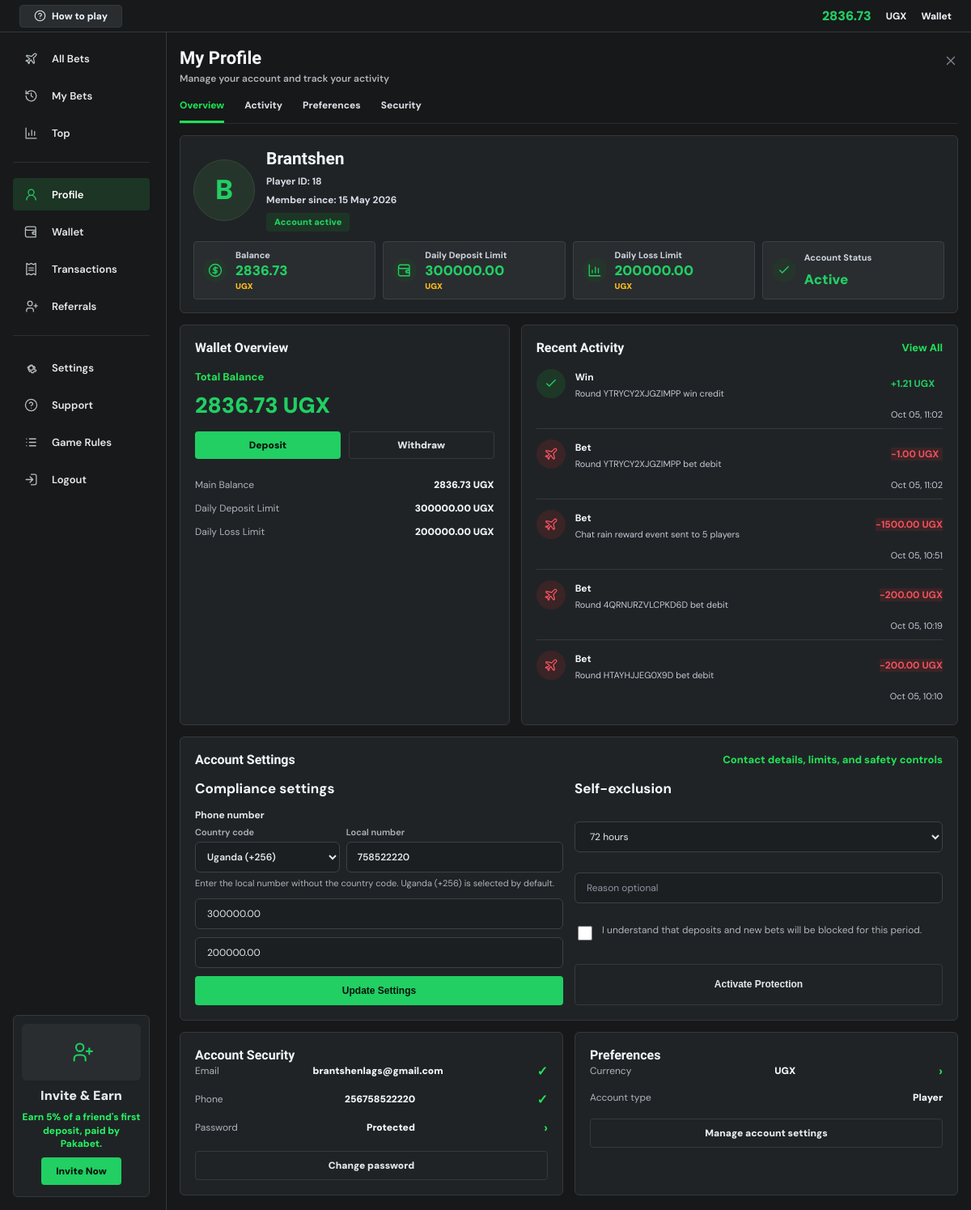
The page /profile/ (signed in) on the database as committed earlier.
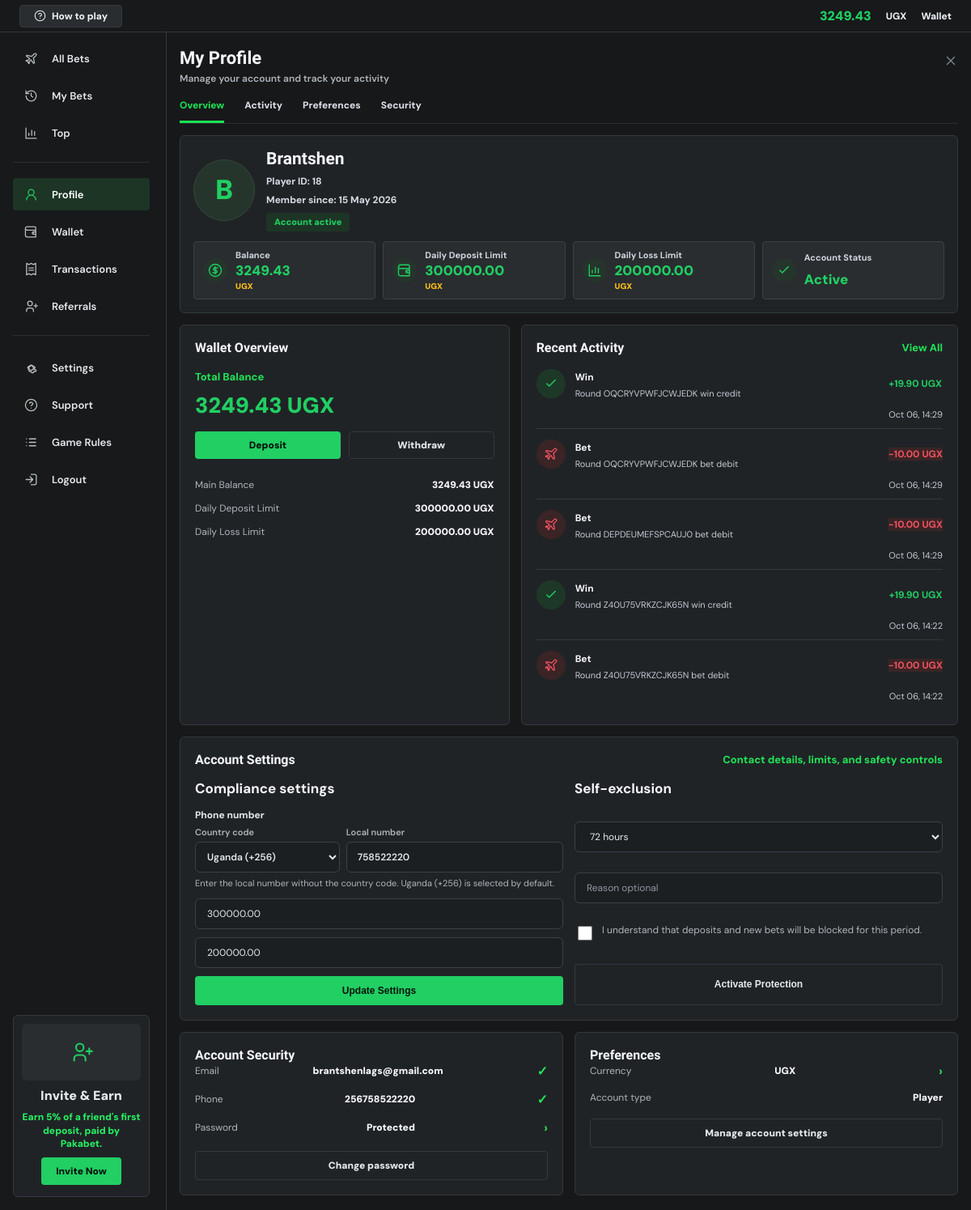
The same page on the database as committed later.
### core/models.py (models this page shows, shortened)
class Profile(models.Model):
    user = models.OneToOneField(User, on_delete=models.CASCADE)
    referral_code = models.UUIDField(default=uuid.uuid4, unique=True, editable=False)
    client_seed = models.CharField(max_length=128, default=generate_client_seed)
    balance = models.DecimalField(max_digits=12, decimal_places=2, default=1000)
    currency = models.CharField(max_length=3, default='UGX')
    phone_number = models.CharField(max_length=20, blank=True)
    daily_deposit_limit = models.DecimalField(max_digits=12, decimal_places=2, default=300000)
    daily_loss_limit = models.DecimalField(max_digits=12, decimal_places=2, default=200000)
    created_at = models.DateTimeField(auto_now_add=True)

class Transaction(models.Model):
    TRANSACTION_TYPES = [
        ('deposit', 'Deposit'),
        ('withdraw', 'Withdraw'),
        ('bet', 'Bet Debit'),
        ('win', 'Win Credit'),
        ('refund', 'Refund'),
        ('bonus', 'Bonus'),
    ]
    STATUS_CHOICES = [
        ('completed', 'Completed'),
        ('pending', 'Pending'),
        ('failed', 'Failed'),
    ]
    user = models.ForeignKey(User, on_delete=models.CASCADE, related_name='transactions')
    transaction_type = models.CharField(max_length=20, choices=TRANSACTION_TYPES)
    amount = models.DecimalField(max_digits=12, decimal_places=2)
    status = models.CharField(max_length=10, choices=STATUS_CHOICES, default='completed')
    reference = models.CharField(max_length=80, blank=True, db_index=True)
    description = models.CharField(max_length=255, blank=True)
    created_at = models.DateTimeField(auto_now_add=True)
    class Meta:
        ordering = ['-created_at']

### core/views.py (the view, shortened to what this page needs)
# urls.py: path('profile/', views.profile_view, name='profile'),
@login_required
def profile_view(request):
    profile = get_object_or_404(Profile, user=request.user)
    compliance_initial = {
        'phone_number': profile.phone_number,
        'daily_deposit_limit': profile.daily_deposit_limit,
        'daily_loss_limit': profile.daily_loss_limit,
    }
    form = ProfileComplianceForm(initial=compliance_initial)
    exclusion_form = SelfExclusionForm()
    active_exclusion = get_active_self_exclusion(request.user)
    exclusions = SelfExclusion.objects.filter(user=request.user)[:5]
    transactions = Transaction.objects.filter(user=request.user).order_by('-created_at')[:5]
    referral_attribution = Referral.objects.filter(invitee=request.user).select_related('inviter').first()
    return render(request, 'core/profile.html', {
        'profile': profile,
        'form': form,
        'exclusion_form': exclusion_form,
        'active_exclusion': active_exclusion,
        'exclusions': exclusions,
        'transactions': transactions,
        'referral_attribution': referral_attribution,
    })

### core/forms.py
class ProfileComplianceForm(PhoneNumberFormMixin, forms.Form):
    country_code = forms.ChoiceField(
        label='Country code',
        choices=MOBILE_MONEY_COUNTRY_CHOICES,
        required=False,
        initial='256',
        widget=forms.Select(attrs={'class': 'form-control country-code-select', 'autocomplete': 'tel-country-code'}),
    )
    phone_number = forms.CharField(
        max_length=20,
        required=False,
        widget=forms.TextInput(attrs={'placeholder': 'Phone number', 'class': 'form-control'})
    )
    daily_deposit_limit = forms.DecimalField(
        max_digits=12,
        decimal_places=2,
        min_value=1,
        max_value=MAXIMUM_DEPOSIT_AMOUNT,
        widget=forms.NumberInput(attrs={
            'placeholder': 'Maximum 300,000 UGX',
            'class': 'form-control',
            'min': '1',
            'max': str(MAXIMUM_DEPOSIT_AMOUNT),
            'step': '0.01',
        })
    )
    daily_loss_limit = forms.DecimalField(
        max_digits=12,
        decimal_places=2,
        min_value=1,
        widget=forms.NumberInput(attrs={'placeholder': 'Daily loss limit', 'class': 'form-control'})
    )

### core/templates/core/profile.html (shortened to what the changed rows need)
{% extends 'core/base.html' %}
{% block content %}
<section class="account-page account-profile-page">
    <div class="account-workspace">
        {% include 'core/partials/account_topbar.html' %}
        <main class="account-main">
            <section class="account-content">
                <div class="account-title-row">
                    <div>
                        <h1>My Profile</h1>
                    </div>
                </div>
                <section id="overview" class="account-hero-card">
                    <div class="wallet-identity">
                        <div>
                            <h2>{{ request.user.username }}</h2>
                        </div>
                    </div>
                    <div class="account-stat-row">
                        <article><strong><span class="account-stat-amount">{{ profile.balance|floatformat:2 }}</span><em>{{ profile.currency }}</em></strong></article>
                        <article><strong><span class="account-stat-amount">{{ profile.daily_deposit_limit|floatformat:2 }}</span><em>{{ profile.currency }}</em></strong></article>
                        <article><strong><span class="account-stat-amount">{{ profile.daily_loss_limit|floatformat:2 }}</span><em>{{ profile.currency }}</em></strong></article>
                    </div>
                </section>
                <div class="account-grid-2">
                    <section class="account-card wallet-actions-card">
                        <div class="section-heading">
                            <h2>Wallet Overview</h2>
                        </div>
                        <span>Total Balance</span>
                        <strong class="wallet-balance-large">{{ profile.balance|floatformat:2 }} {{ profile.currency }}</strong>
                        <div class="wallet-action-tabs">
                            <a href="{% url 'wallet' %}#deposit-form">Deposit</a>
                            <a href="{% url 'wallet' %}#withdraw-form">Withdraw</a>
                        </div>
                        <dl class="wallet-metrics">
                            <div><dt>Main Balance</dt><dd>{{ profile.balance|floatformat:2 }} {{ profile.currency }}</dd></div>
                            <div><dt>Daily Deposit Limit</dt><dd>{{ profile.daily_deposit_limit|floatformat:2 }} {{ profile.currency }}</dd></div>
                            <div><dt>Daily Loss Limit</dt><dd>{{ profile.daily_loss_limit|floatformat:2 }} {{ profile.currency }}</dd></div>
                        </dl>
                    </section>
                    <section id="activity" class="account-card account-activity-card">
                        <div class="section-heading">
                            <h2>Recent Activity</h2>
                        </div>
                        <ul class="account-activity-list">
                            {% for txn in transactions %}
                                <li><span class="activity-icon {% if txn.transaction_type == 'deposit' or txn.transaction_type == 'win' or txn.transaction_type == 'bonus' or txn.transaction_type == 'refund' %}positive{% else %}negative{% endif %}"><svg class="ui-icon" aria-hidden="true"><use href="{% if txn.transaction_type == 'deposit' %}#icon-wallet{% elif txn.transaction_type == 'win' or txn.transaction_type == 'bonus' or txn.transaction_type == 'refund' %}#icon-check{% else %}#icon-plane{% endif %}"></use></svg></span><div><strong>{{ txn.transaction_type|title }}</strong><small>{{ txn.description|default:'Main Balance' }}</small></div><b class="{% if txn.transaction_type == 'deposit' or txn.transaction_type == 'win' or txn.transaction_type == 'bonus' or txn.transaction_type == 'refund' %}positive{% else %}negative{% endif %}">{% if txn.transaction_type == 'deposit' or txn.transaction_type == 'win' or txn.transaction_type == 'bonus' or txn.transaction_type == 'refund' %}+{% else %}-{% endif %}{{ txn.amount|floatformat:2 }} {{ profile.currency }}</b><time>{{ txn.created_at|date:'M d, H:i' }}</time></li>
                            {% empty %}
                                <li class="empty-state">No account activity yet.</li>
                            {% endfor %}
                        </ul>
                    </section>
                </div>
                <section id="preferences" class="account-card account-forms-card">
                    <div class="section-heading">
                        <h2>Account Settings</h2>
                    </div>
                </section>
            </section>
            <aside class="account-right-rail">
                <section id="security" class="account-card">
                    <h2>Account Security</h2>
                    <ul class="rail-list">
                        <li><span>Phone</span><strong>{{ profile.phone_number|default:'Not set' }}</strong><b>✓</b></li>
                    </ul>
                </section>
                <section class="account-card">
                    <h2>Preferences</h2>
                    <ul class="rail-list">
                        <li><span>Currency</span><strong>{{ profile.currency }}</strong><b>›</b></li>
                    </ul>
                </section>
            </aside>
        </main>
    </div>
</section>
{% endblock %}

### core/templates/core/partials/account_topbar.html (shortened to what this page needs)
<header class="account-topbar">
    <a class="help-chip" href="{% url 'how_to_play' %}"><svg class="ui-icon" aria-hidden="true"><use href="#icon-help"></use></svg><span>How to play</span></a>
    <div>
        <strong data-account-balance>{{ profile.balance|floatformat:2 }}</strong>
        <span>{{ profile.currency }}</span>
        <a href="{% url 'wallet' %}">Wallet</a>
    </div>
</header>

Rows that differ between the two databases and show on the page:
no longer on this page (row unchanged): Transaction: transaction_type "Win", description "Round YTRYCY2XJGZIMPP win credit", amount "1.21", {{ profile.currency }} "UGX", created_at "Oct 05, 11:02"
no longer on this page (row unchanged): Transaction: transaction_type "Bet", description "Round YTRYCY2XJGZIMPP bet debit", amount "1.00", {{ profile.currency }} "UGX", created_at "Oct 05, 11:02"
no longer on this page (row unchanged): Transaction: transaction_type "Bet", description "Chat rain reward event sent to 5 players", amount "1500.00", {{ profile.currency }} "UGX", created_at "Oct 05, 10:51"
no longer on this page (row unchanged): Transaction: transaction_type "Bet", description "Round 4QRNURZVLCPKD6D bet debit", amount "200.00", {{ profile.currency }} "UGX", created_at "Oct 05, 10:19"
no longer on this page (row unchanged): Transaction: transaction_type "Bet", description "Round HTAYHJJEG0X9D bet debit", amount "200.00", {{ profile.currency }} "UGX", created_at "Oct 05, 10:10"
changed Profile "UGX": balance "2836.73" → "3249.43"
added Transaction: transaction_type "Win", description "Round OQCRYVPWFJCWJEDK win credit", amount "19.90", {{ profile.currency }} "UGX", created_at "Oct 06, 14:29"
added Transaction: transaction_type "Bet", description "Round OQCRYVPWFJCWJEDK bet debit", amount "10.00", {{ profile.currency }} "UGX", created_at "Oct 06, 14:29"
added Transaction: transaction_type "Bet", description "Round DEPDEUMEFSPCAUJ0 bet debit", amount "10.00", {{ profile.currency }} "UGX", created_at "Oct 06, 14:29"
added Transaction: transaction_type "Win", description "Round Z40U75VRKZCJK65N win credit", amount "19.90", {{ profile.currency }} "UGX", created_at "Oct 06, 14:22"
added Transaction: transaction_type "Bet", description "Round Z40U75VRKZCJK65N bet debit", amount "10.00", {{ profile.currency }} "UGX", created_at "Oct 06, 14:22"
